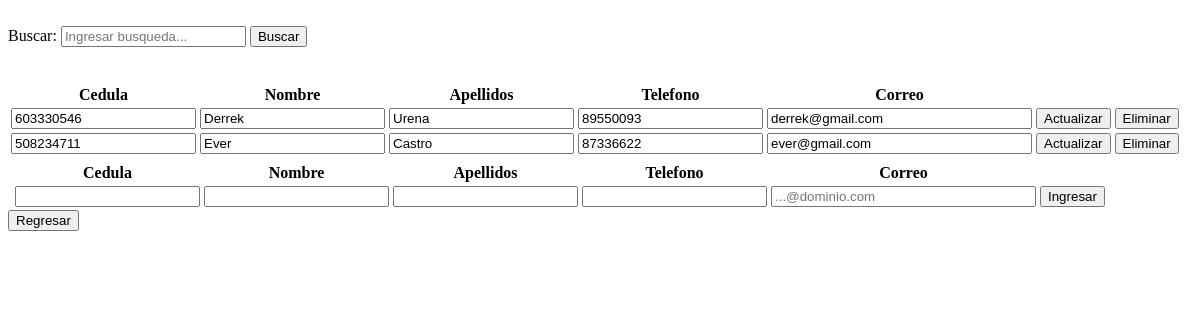
Page /view/ClienteView.php on the committed database.
### tables this page shows
CREATE TABLE `tbcliente` (
  `tbclienteid` int(11) NOT NULL,
  `tbclientecedula` varchar(12) NOT NULL,
  `tbclientenombre` text NOT NULL,
  `tbclienteapellidos` text NOT NULL,
  `tbclientetelefono` varchar(8) NOT NULL,
  `tbclientecorreo` text NOT NULL
);

### data/ClienteData.php (called while the page is built, shortened)
<?php
include '../domain/Cliente.php';
class ClienteData extends Data {
    public function getAllCliente() {
        $conn = mysqli_connect($this->server, $this->user, $this->password, $this->db);
        $conn->set_charset('utf8');
        $querySelect = "SELECT * FROM tbcliente;";
        $result = mysqli_query($conn, $querySelect);
        $Clientes = [];
        while ($row = mysqli_fetch_array($result)) {
            $currentCliente = new Cliente($row['tbclienteid'], $row['tbclientecedula'], $row['tbclientenombre'],
            $row['tbclienteapellidos'], $row['tbclientetelefono'], $row['tbclientecorreo']);
            array_push($Clientes, $currentCliente);
        }
        return $Clientes;
    }
}

### business/ClienteBusiness.php (called while the page is built, shortened)
<?php
include '../data/ClienteData.php';
class ClienteBusiness {
    private $ClienteData;
    public function ClienteBusiness() {
        $this->ClienteData = new ClienteData();
    }
    public function getAllCliente() {
        return $this->ClienteData->getAllCliente();
    }
}

### domain/Cliente.php (called while the page is built, shortened)
<?php
class Cliente {
    private $clienteId;
    private $clienteCedula;
    private $clienteNombre;
    private $clienteApellidos;
    private $clienteTelefono;
    private $clienteCorreo;
    function Cliente($clienteId, $clienteCedula,$clienteNombre, $clienteApellidos, $clienteTelefono, $clienteCorreo) {
        $this->clienteId = $clienteId;
        $this->clienteCedula = $clienteCedula;
        $this->clienteNombre = $clienteNombre;
        $this->clienteApellidos = $clienteApellidos;
        $this->clienteTelefono = $clienteTelefono;
        $this->clienteCorreo = $clienteCorreo;
    }
    function getClienteId() {
        return $this->clienteId;
    }
    public function getClienteCedula() {
        return $this->clienteCedula;
    }
    function getClienteNombre() {
        return $this->clienteNombre;
    }
    function getClienteApellidos() {
        return $this->clienteApellidos;
    }
    function getClienteTelefono() {
        return $this->clienteTelefono;
    }
    function getClienteCorreo() {
        return $this->clienteCorreo;
    }
}

### view/ClienteView.php (the view, shortened to what this page needs)
<!DOCTYPE html>
<html lang="en">
<head>
    <?php
    include '../business/ClienteBusiness.php';
    ?>
</head>
<body>
    <section id="form">
        <form action="" method="post" autocomplete="off">
            <div>
                Buscar:
                <?php
                $nombre = "";
                echo '<input type="text" name="buscarCliente" id = "buscarCliente" required placeholder = "Ingresar busqueda..." value = "' . $nombre . '">';
                ?>
                <input type="button" name="search" id="search" value="Buscar" onclick="getData()">
                <ul id="listaCliente"></ul>
            </div>
        </form>
        <table>
            <tr>
                <th>Cedula</th>
                <th>Nombre</th>
                <th>Apellidos</th>
                <th>Telefono</th>
                <th>Correo</th>
            </tr>
            <tbody id=buscarCliente>
                <?php
                $ClienteBusiness = new ClienteBusiness();
                $allCliente = $ClienteBusiness->getAllCliente();
                foreach ($allCliente as $current) {
                    echo '<form method="post" enctype="multipart/form-data" action="../business/ClienteAction.php">';
                    echo '<td><input type="text" data-mask ="0-0000-0000" minlength="5" maxlength="15" name="tbclientecedula" id="tbclientecedula" value="' . $current->getClienteCedula() . '"/></td>';
                    echo '<td><input type="text" name="tbclientenombre" id="tbclientenombre" value="' . $current->getClienteNombre() . '"/></td>';
                    echo '<td><input type="text" name="tbclienteapellidos" id="tbclienteapellidos" value="' . $current->getClienteApellidos() . '"/></td>';
                    echo '<td><input type="text" data-mask ="0000-0000" min="10000000" max = "99999999" maxlength="10" name="tbclientetelefono" id="tbclientetelefono" value="' . $current->getClienteTelefono() . '"/></td>';
                    echo '<td><input type="text" size ="30" name="tbclientecorreo" id="tbclientecorreo" value="' . $current->getClienteCorreo() . '"/></td>';
                    echo '<td><input type="submit" value="Actualizar" name="actualizar" id="actualizar"/></td>';
                    echo '<td><button onclick="eliminarCliente(' . $current->getClienteId() . ')">Eliminar</button></td>';
                    echo '</form>';
                }
                ?>
            </tbody>
            <tr>
                <td></td>
                <td>
                </td>
            </tr>
        </table>
        <table>
                <tr>
                    <th></th>
                    <th>Cedula</th>
                    <th>Nombre</th>
                    <th>Apellidos</th>
                    <th>Telefono</th>
                    <th>Correo</th>
                </tr>
                <?php
                $clienteId = "";
                $clienteCedula = "";
                $clienteNombre = "";
                $clienteApellidos = "";
                $clienteTelefono = "";
                $clienteCorreo = "";
                ?>
                <form method="post" enctype="multipart/form-data" action="../business/ClienteAction.php">
                    <tr>
                        <?php
                            echo '<td><input required type="hidden" name="tbclienteid" id="tbclienteid" value="' . $clienteId . '"/></td>';
                            echo '<td><input required data-mask ="0-0000-0000" type="text" name="tbclientecedula" id="tbclientecedula" value="'. $clienteCedula .'" maxlength="12" minlength="9" /></td>';
                            echo '<td><input required type="text" name="tbclientenombre" id="tbclientenombre" value="'.$clienteNombre.'" /></td>';
                            echo '<td><input required type="text" name="tbclienteapellidos" id="tbclienteapellidos" value="'.$clienteApellidos.'" /></td>';
                            echo '<td><input required data-mask ="0000-0000" type="text" name="tbclientetelefono" id="tbclientetelefono" value="'.$clienteTelefono.'" min="10000000" max = "99999999"/></td>';
                            echo '<td><input required size ="30" placeholder = "...@dominio.com" type="text" name="tbclientecorreo" id="tbclientecorreo" value="'.$clienteCorreo.'"/></td>';
                        ?>
                        <td><input type="submit" value="Ingresar" name="crear" id="crear" /></td>
                    </tr>
                </form>
            </table>
    </section>
    <form action ="../business/HomeAction.php" method = "POST">
    <button type="submit" name="regresar"> Regresar</button>
    </form>
</body>
</html>

### view/ClienteView.php (style rules this page uses)
ul { list-style-type: none; width: 250px; height: auto; position: absolute; z-index: 10; padding: 10px; }

### rows in the picture
tbcliente: tbclientecedula "603330546", tbclientenombre "Derrek", tbclienteapellidos "Urena", tbclientetelefono "89550093", tbclientecorreo "derrek@gmail.com"
tbcliente: tbclientecedula "508234711", tbclientenombre "Ever", tbclienteapellidos "Castro", tbclientetelefono "87336622", tbclientecorreo "ever@gmail.com"
